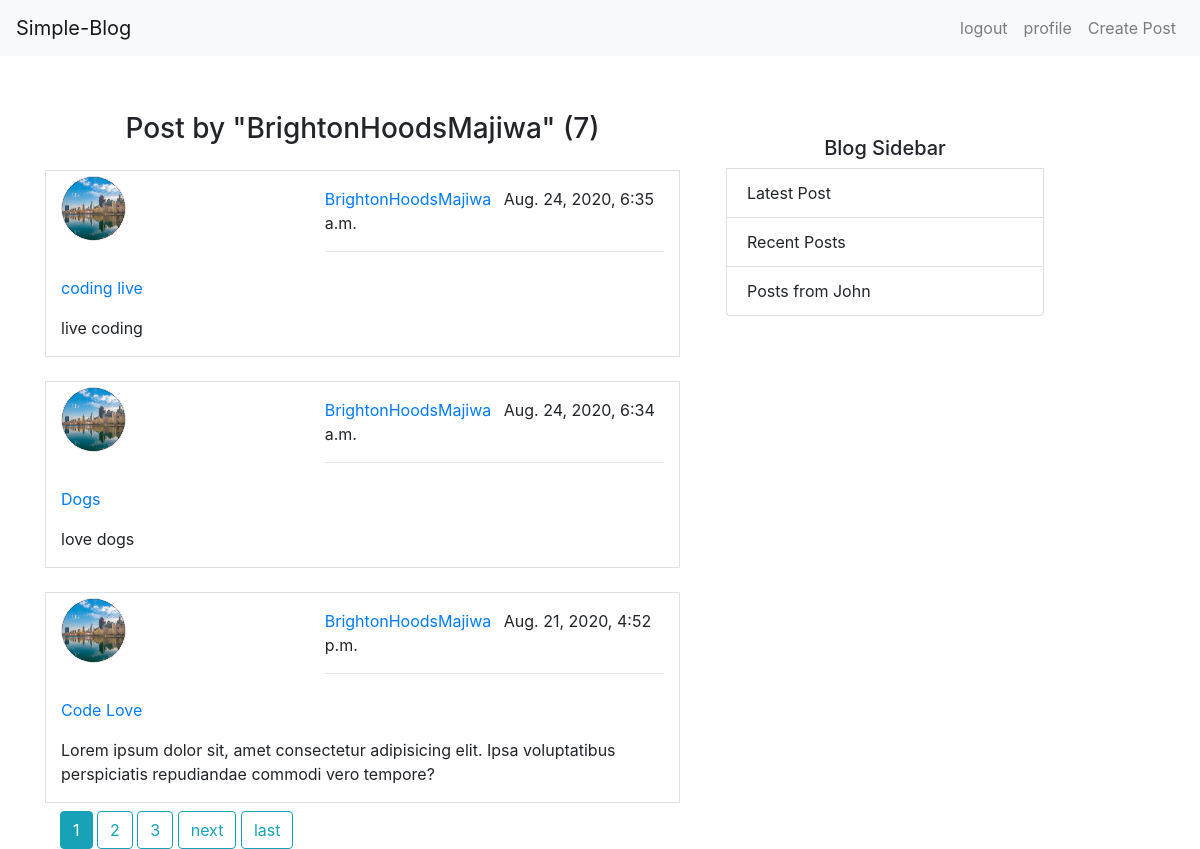
Before: /user/BrightonHoodsMajiwa/ (signed in) with the older database file.
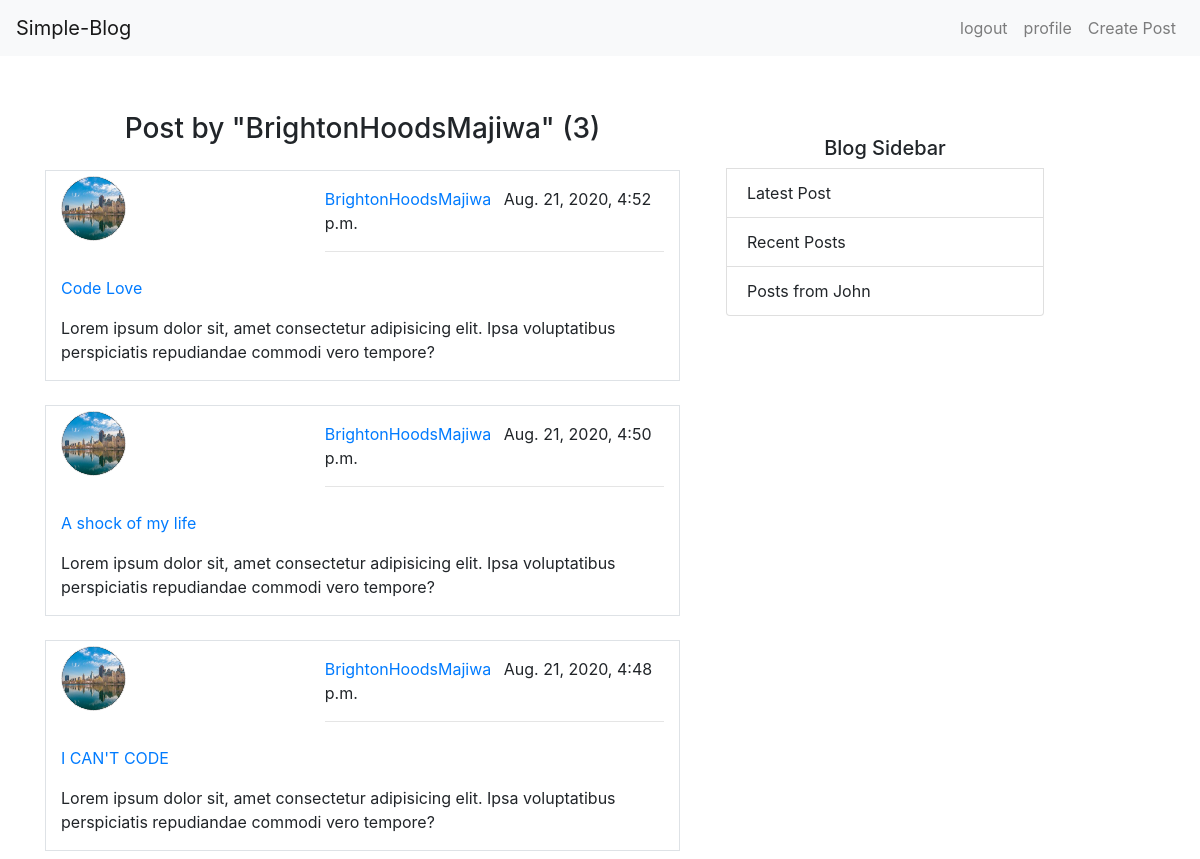
After: the same page with the newer database file.
### blog/models.py (models this page shows, shortened)
class Post(models.Model):
    title = models.CharField(max_length=100)
    content = models.TextField()
    date_posted = models.DateTimeField(default=timezone.now)
    author = models.ForeignKey(User, on_delete=models.CASCADE)
    def get_absolute_url(self):
        return reverse("post-detail", kwargs={"id": self.id})

### users/models.py (models this page shows, shortened)
class Profile(models.Model):
    bio = models.TextField(null=True)
    user = models.OneToOneField(User,on_delete=models.CASCADE)
    hobby = models.CharField( max_length=150,null=True)
    image = models.ImageField(upload_to='profile_pics',default='default.jpg')

### blog/views.py (the view)
# urls.py: path('user/<str:username>/',  UserPostListView.as_view(),name = "user-post"),
class UserPostListView(LoginRequiredMixin,ListView):
    model = Post
    template_name = "blog/user_posts.html"
    context_object_name = "posts"
    paginate_by = 3
    def get_queryset(self):
        username = self.kwargs.get('username')
        user = get_object_or_404(User,username=username)
        return Post.objects.filter(author=user).order_by('-date_posted')

### blog/templates/blog/user_posts.html (shortened to what this page needs)
{% extends "blog/base.html"%}
{% block content%}
    <div class="container">
        <h3 class="text-center">Post by "{{view.kwargs.username}}" ({{page_obj.paginator.count}}) </h3>
        {% for post in posts%}
        <div class="row mt-4 border mb-2">
            <div class="col-md-5">
            <img src="{{post.author.profile.image.url}}" style="width: 65px; height: 65px; border-radius: 50%; background-color: #000; border: 1px solid #eee; display: block; margin-top: 5px;"></img>
            </div>
            <div class="col-md-7">
                <div class="mt-3">
                    <a  href="{% url 'user-post' post.author.username%}"class="d-inline mr-2">{{post.author}}  </a>
                    <p class="d-inline">{{post.date_posted}}</p>
                </div>
                <hr>
            </div>
            <div class="col-md-12">
                <p class="mt-2"><a href="{{post.get_absolute_url}}">{{post.title}}</a></p>
                <p class="mt-2">{{post.content}}</p>
            </div>
        </div>
        {%endfor%}
        {%if is_paginated %}
            {%for num in page_obj.paginator.page_range %}
                {%if page_obj.number == num  %}
                    <a href="?page={{num}}" class="btn btn-info">{{num}}</a>
                {% elif num > page_obj.number|add:'-3' and num < page_obj.number|add:'3' %}
                    <a href="?page={{num}}" class="btn btn-outline-info">{{num}}</a>
                {%endif%}
            {%endfor%}
            {%if page_obj.has_next%}
                <a href="?page={{page_obj.next_page.number}}" class="btn btn-outline-info">next</a>
                <a href="?page={{page_obj.paginator.num_pages}}" class="btn btn-outline-info">last</a>
            {%endif%}
        {%endif%}
    </div>
{% endblock content%}

Changed rows visible on the page:
removed Post: author.profile.image (picture), author "BrightonHoodsMajiwa", date_posted "Aug. 24, 2020, 6:35 a.m.", title "coding live", content "live coding"
removed Post: author.profile.image (picture), author "BrightonHoodsMajiwa", date_posted "Aug. 24, 2020, 6:34 a.m.", title "Dogs", content "love dogs"
now on this page (row unchanged): Post: author.profile.image (picture), author "BrightonHoodsMajiwa", date_posted "Aug. 21, 2020, 4:50 p.m.", title "A shock of my life", content "Lorem ipsum dolor sit, amet consectetur adipisicing elit. Ipsa voluptatibus perspiciatis repudiandae commodi vero tempore?"
now on this page (row unchanged): Post: author.profile.image (picture), author "BrightonHoodsMajiwa", date_posted "Aug. 21, 2020, 4:48 p.m.", title "I CAN'T CODE", content "Lorem ipsum dolor sit, amet consectetur adipisicing elit. Ipsa voluptatibus perspiciatis repudiandae commodi vero tempore?"
Other visible differences:
{{ page_obj.paginator.count }}: "7" → "3"
list line gone: "1"
list line gone: "2"
list line gone: "3"
text no longer shown: "next last"
